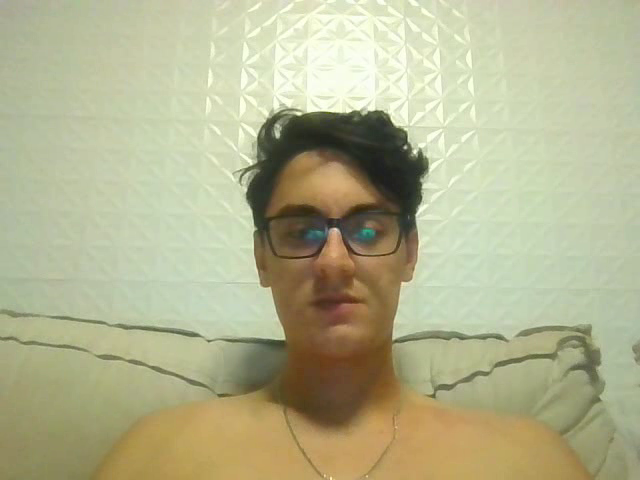
#> input picture frame 30 of data/mocks/frame_exemplo.mp4, 640 x 480 px, given in place of the camera
$ python gravar_mock.py
#> lines starting #> are read from the running program, lines starting #| are printed output that depends on the picture; after the words box and inside, x2 and y2 are one past the last pixel; in counts of white or black regions, pixels touching at a corner belong together
### src/captura/segmentacao_classica.py
import cv2
import numpy as np

def segmentar_pele_ycbcr(frame: np.ndarray) -> np.ndarray:
    """Segmenta a pele no espaço YCbCr seguindo faixas fixas."""
    ycbcr = cv2.cvtColor(frame, cv2.COLOR_BGR2YCrCb)
#> ycbcr: shape (480, 640, 3); mean of channels 0, 1, 2 174.4, 131.1, 110.1
#> frame is the input picture: shape (480, 640, 3); mean B, G, R 142.6, 178.4, 178.7

    lower = np.array([0, 135, 85], dtype=np.uint8)
    upper = np.array([255, 180, 135], dtype=np.uint8)

    mascara = cv2.inRange(ycbcr, lower, upper)
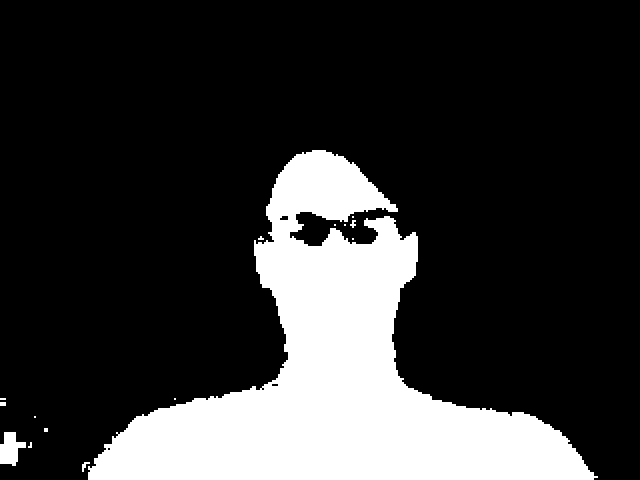
#> mascara: shape (480, 640); 20.9% white; 15 white regions (10 under 20 px), largest, box (x1, y1, x2, y2) and area: (88, 150, 598, 480) 63452, (0, 432, 26, 466) 560, (82, 462, 90, 472) 36, (350, 220, 356, 228) 28, (0, 402, 6, 406) 24

    # Operações morfológicas
    kernel = cv2.getStructuringElement(cv2.MORPH_ELLIPSE, (5, 5))
    mascara = cv2.morphologyEx(mascara, cv2.MORPH_OPEN, kernel, iterations=1)
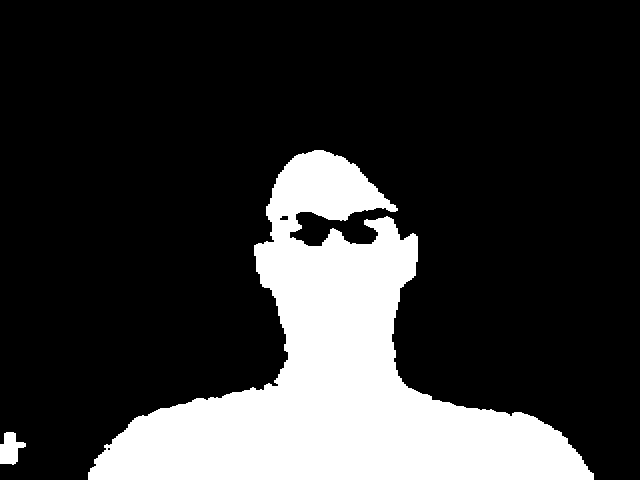
#> mascara: shape (480, 640); 20.7% white; 2 white regions, box (x1, y1, x2, y2) and area: (88, 150, 594, 480) 63140, (0, 432, 26, 465) 546
    mascara = cv2.morphologyEx(mascara, cv2.MORPH_CLOSE, kernel, iterations=2)
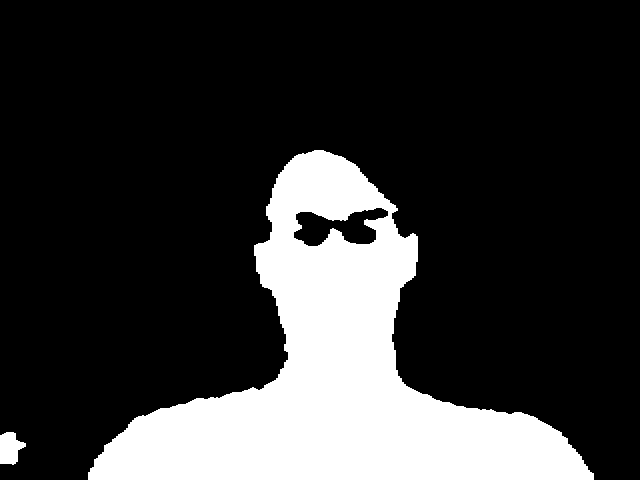
#> mascara: shape (480, 640); 20.8% white; 2 white regions, box (x1, y1, x2, y2) and area: (88, 150, 594, 480) 63378, (0, 432, 26, 465) 596

    return mascara

# [4 lines left out: function extrair_contornos, not called in this run]

### src/captura/captura.py
from typing import Iterator
import cv2
import numpy as np
import logging
import time

logging.basicConfig(level=logging.INFO)
logger = logging.getLogger(__name__)

def capturar_frames(fonte: str | int = 0) -> Iterator[np.ndarray]:
    """
    Captura frames de uma webcam ou arquivo de vídeo.
    fonte: 0 (webcam padrão) ou caminho de arquivo .mp4
    yield: frame (480, 640, 3) BGR uint8, um por vez
    """
    cap = cv2.VideoCapture(fonte)

    # Força a resolução
    cap.set(cv2.CAP_PROP_FRAME_WIDTH, 640)
    cap.set(cv2.CAP_PROP_FRAME_HEIGHT, 480)
    cap.set(cv2.CAP_PROP_FPS, 30)

    if not cap.isOpened():
        raise RuntimeError(f"Não foi possível abrir a fonte de vídeo: {fonte}")

    prev_time = time.time()

    try:
        while True:
            ret, frame = cap.read()
            if not ret:
                break

            # Verifica e avisa sobre queda de FPS
            curr_time = time.time()
            fps_atual = 1.0 / (curr_time - prev_time + 1e-6)
            prev_time = curr_time

            #if fps_atual < 15.0:
                #logger.warning(f"FPS baixo detectado: {fps_atual:.1f}. O ideal é > 15 FPS.")

            # Garante que o shape é exatamente 480x640, caso a câmera ignore a configuração
            if frame.shape[:2] != (480, 640):
                frame = cv2.resize(frame, (640, 480))

            yield frame
    finally:
        cap.release()

### scripts/gravar_mock.py
import os
import sys

# Adiciona a pasta raiz (libras-translator) ao caminho do Python
sys.path.append(os.path.abspath(os.path.join(os.path.dirname(__file__), "..")))

import cv2
import time
from src.captura.captura import capturar_frames
from src.captura.preprocessamento import preprocessar
from src.captura.segmentacao_classica import segmentar_pele_ycbcr

def main():
    print("Inicializando webcam...")

    # Cria o diretório de destino caso não exista
    mock_dir = os.path.join(os.path.dirname(__file__), "..", "data", "mocks")
    os.makedirs(mock_dir, exist_ok=True)

    video_path = os.path.join(mock_dir, "frame_exemplo.mp4")

    # Configura o gravador usando OpenCV
    fourcc = cv2.VideoWriter_fourcc(*'mp4v')
    out = cv2.VideoWriter(video_path, fourcc, 30.0, (640, 480))

    frames_capturados = 0
    segundos_desejados = 10
    total_frames = segundos_desejados * 30

    print(f"\nAperte a barra de espaço na janela para começar a gravar os {segundos_desejados} segundos.")
    print("Aperte 'q' para sair a qualquer momento.")

    iniciar_gravacao = False

    for frame in capturar_frames(0):
        # Gera e aplica os processos clássicos apenas para visualização de debug
        mascara = segmentar_pele_ycbcr(frame)
        mascara_bgr = cv2.cvtColor(mascara, cv2.COLOR_GRAY2BGR)

        # Mostra o preview
        img_empilhada = cv2.hconcat([frame, mascara_bgr])
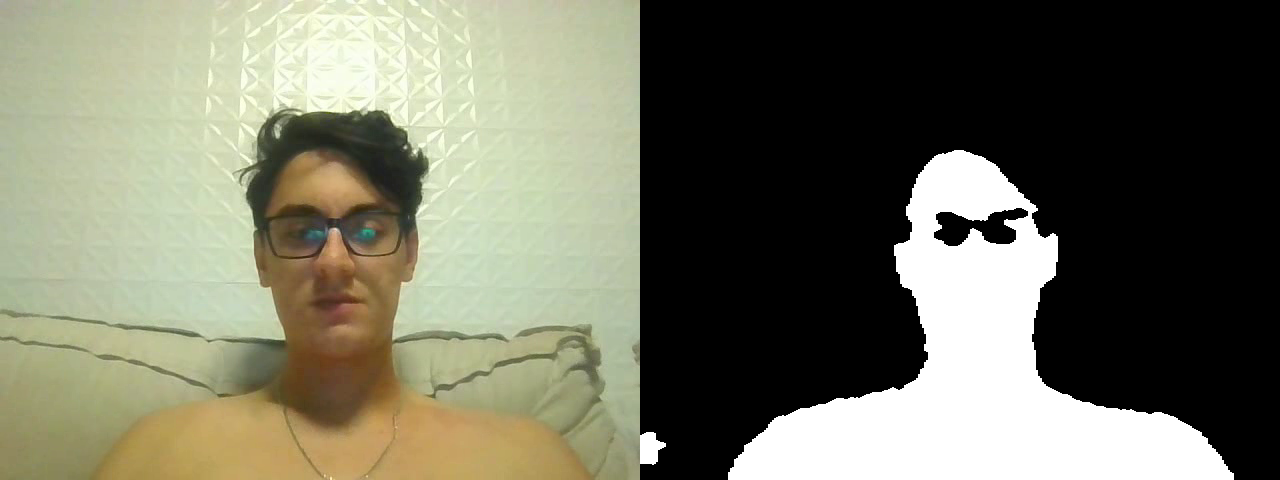
#> img_empilhada: shape (480, 1280, 3); mean B, G, R 97.9, 115.8, 115.9
        cv2.imshow("Preview - Pressione ESPACO para gravar ou Q para sair", img_empilhada)

        # Captura as teclas pressionadas
        key = cv2.waitKey(1) & 0xFF
#> (key q is pressed here)

        if key == ord('q'):
            print("Abortando...")
            break
        elif key == ord(' '):
            if not iniciar_gravacao:
                iniciar_gravacao = True
                print("\nGRAVANDO! Faça alguns sinais para a câmera...")

        if iniciar_gravacao:
            out.write(frame)
            frames_capturados += 1

            progresso = (frames_capturados / total_frames) * 100
            print(f"Progresso: {progresso:.1f}% ({frames_capturados}/{total_frames})", end='\r')

            if frames_capturados >= total_frames:
                print("\n\nGravação concluída com sucesso!")
                break

    out.release()
    cv2.destroyAllWindows()

    print(f"Arquivo salvo em: {video_path}")

if __name__ == "__main__":
    main()

$ run again, starting later in the video
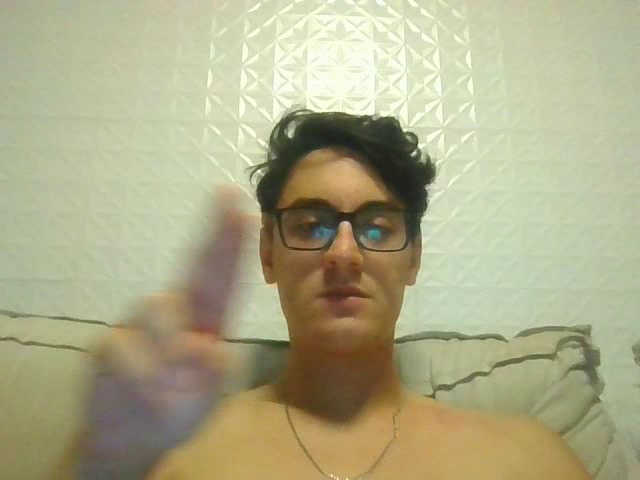
#> input picture frame 135 of data/mocks/frame_exemplo.mp4, 640 x 480 px, given in place of the camera
#> ycbcr: shape (480, 640, 3); mean of channels 0, 1, 2 167.3, 132.1, 110.1
#> in segmentar_pele_ycbcr, frame is the input picture: shape (480, 640, 3); mean B, G, R 135.7, 170.5, 173.1
#> in segmentar_pele_ycbcr, `mascara = cv2.inRange(ycbcr, lower, upper)`:
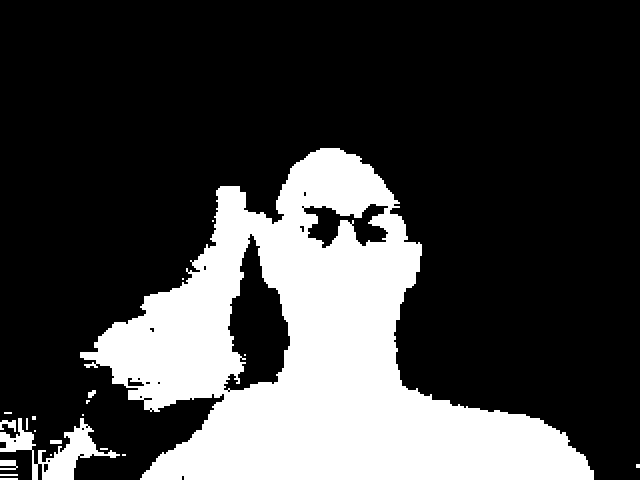
#> mascara: shape (480, 640); 25.8% white; 21 white regions (12 under 20 px), largest, box (x1, y1, x2, y2) and area: (80, 148, 594, 480) 76164, (0, 418, 120, 480) 2460, (0, 460, 18, 470) 132
#> mascara_bgr: shape (480, 640, 3); 25.6% white; 6 white regions, box (x1, y1, x2, y2) and area: (80, 148, 594, 480) 76210, (32, 423, 102, 480) 1636, (0, 421, 34, 453) 612, (0, 458, 16, 466) 100, (106, 451, 116, 458) 44, (88, 392, 94, 397) 22
#> in main, `img_empilhada = cv2.hconcat([frame, mascara_bgr])`:
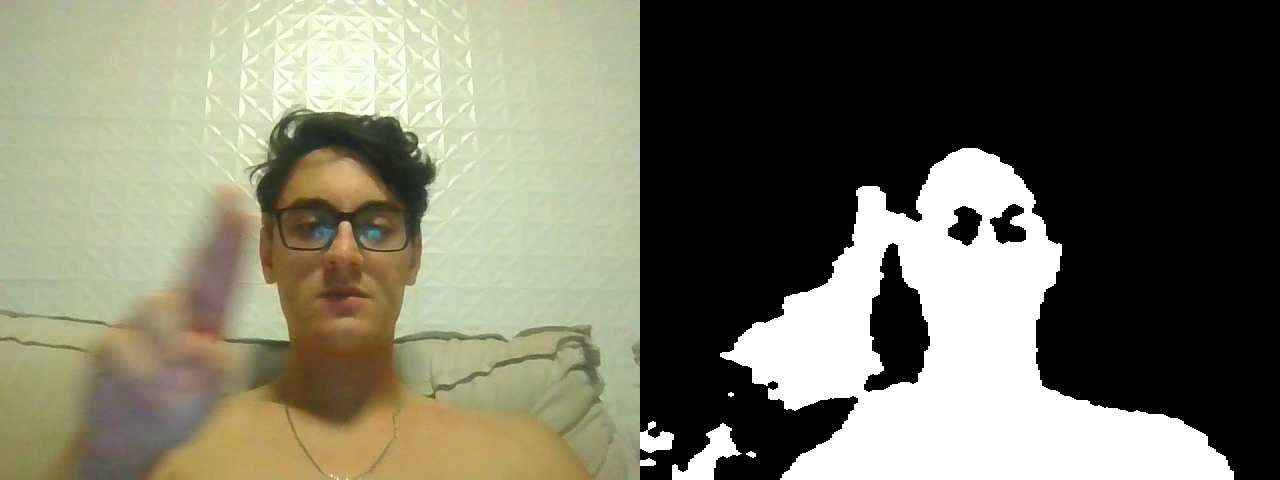
#> img_empilhada: shape (480, 1280, 3); mean B, G, R 100.5, 117.9, 119.2

$ run again, starting later in the video
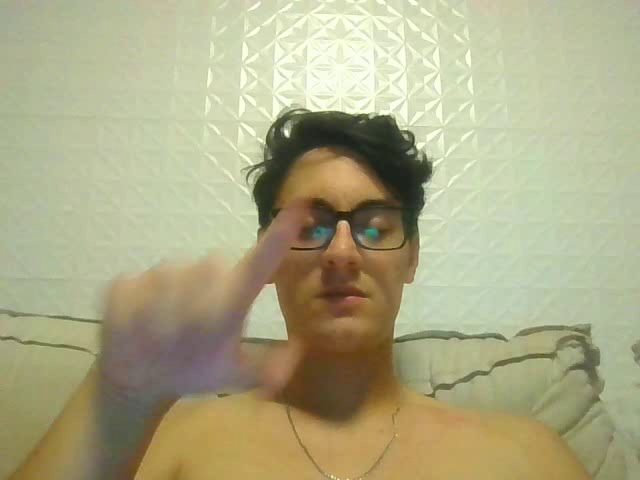
#> input picture frame 240 of data/mocks/frame_exemplo.mp4, 640 x 480 px, given in place of the camera
#> ycbcr: shape (480, 640, 3); mean of channels 0, 1, 2 166.1, 132.5, 109.5
#> in segmentar_pele_ycbcr, frame is the input picture: shape (480, 640, 3); mean B, G, R 133.4, 169.2, 172.4
#> in segmentar_pele_ycbcr, `mascara = cv2.inRange(ycbcr, lower, upper)`:
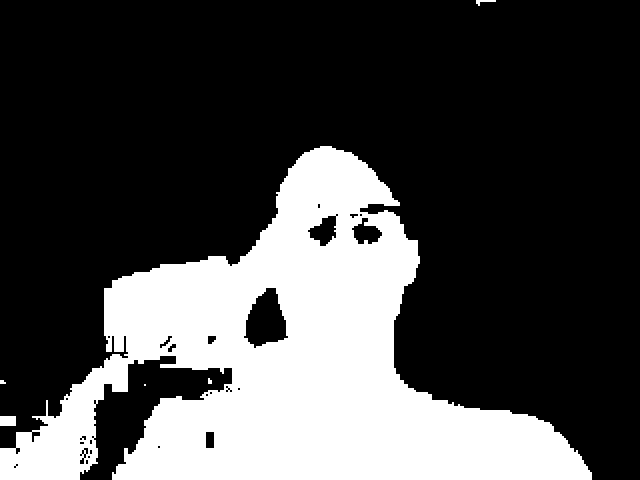
#> mascara: shape (480, 640); 28.3% white; 6 white regions (1 under 20 px), largest, box (x1, y1, x2, y2) and area: (0, 146, 592, 480) 86644, (0, 416, 16, 426) 160, (476, 0, 496, 6) 52, (208, 378, 212, 384) 20, (0, 380, 6, 384) 20
#> mascara_bgr: shape (480, 640, 3); 28.4% white; 3 white regions (1 under 20 px), largest, box (x1, y1, x2, y2) and area: (0, 146, 592, 480) 87098, (0, 416, 16, 426) 156
#> in main, `img_empilhada = cv2.hconcat([frame, mascara_bgr])`:
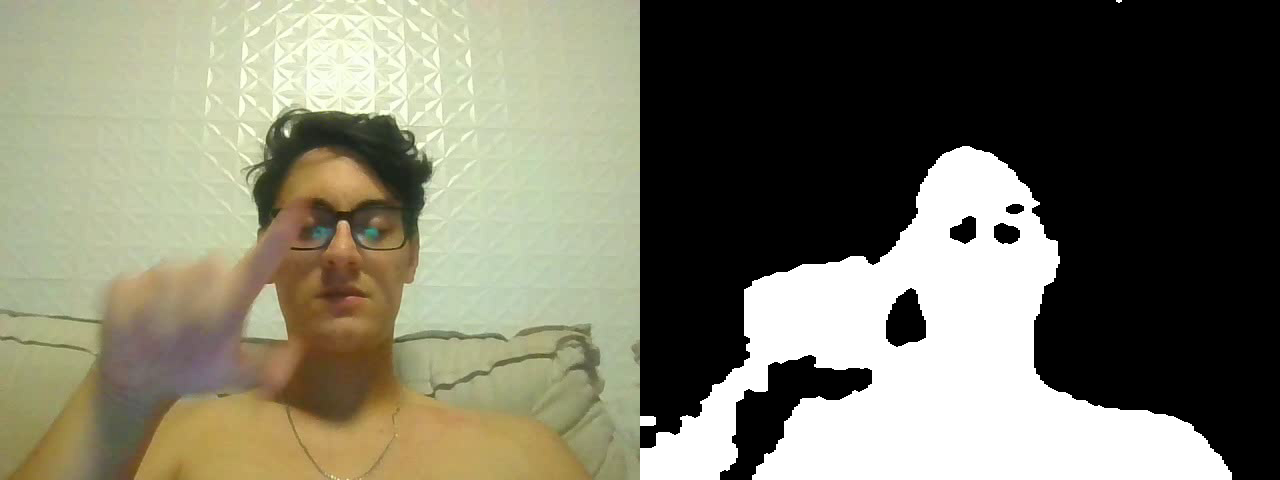
#> img_empilhada: shape (480, 1280, 3); mean B, G, R 102.9, 120.8, 122.4
